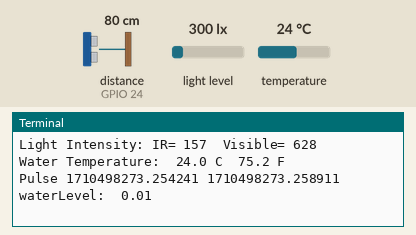
Simulated run of this program. Board: Raspberry Pi (BCM pin numbers). Parts: the last lines printed to the terminal. Inputs (shaded band) come from the test bench; at power-on: distance to the obstacle (sensor on GPIO 24) 80 cm, light level 300 lx, temperature 24 °C. The echo pulse lasts 58.3 µs per cm; the clock reads 2024-03-15 10:24:30 at power-on unless the program sets it.

Above: at 3.7 s.
3.8 s: distance to the obstacle (sensor on GPIO 24) set to 2 cm
At 4.9 s:
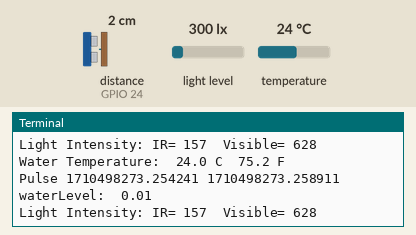
5.3 s: light level set to 40 lx
At 6.6 s:
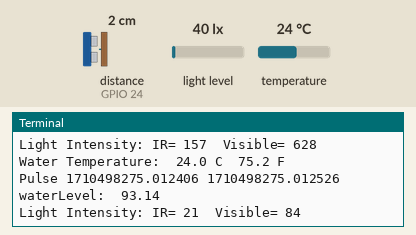
6.8 s: temperature set to 12 °C
At 7.5 s:
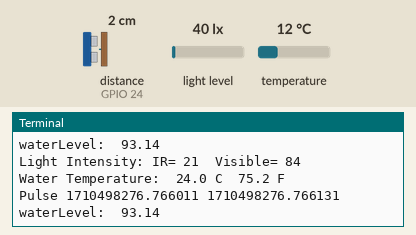
8.3 s: distance to the obstacle (sensor on GPIO 24) set to 4 cm
At 9.3 s:
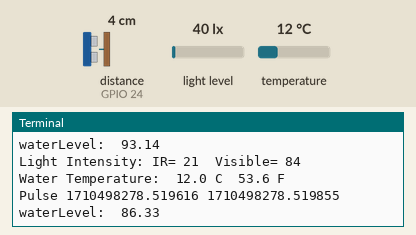
9.8 s: light level set to 500 lx
At 11.1 s:
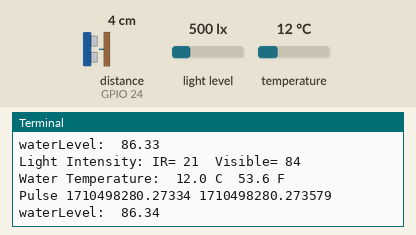
Timing chart, 0 to 12.3 s (numbered marks = the images above; inputs shaded):
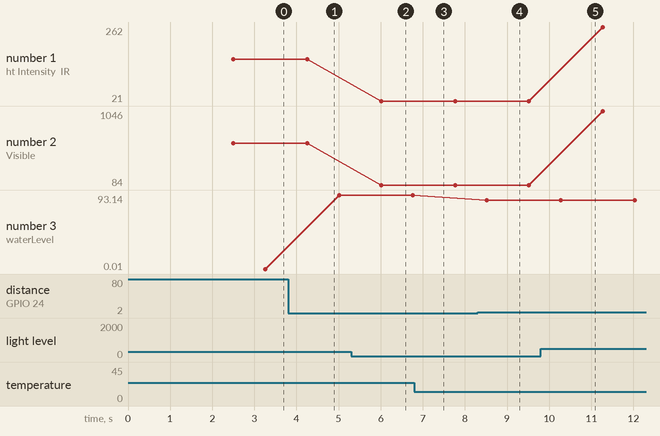

The program:

sensors.py
```python
#!/usr/bin/env python

import smbus
import time
import os
import RPi.GPIO as GPIO

GPIO.setwarnings(False)
#GPIO.setmode(GPIO.BCM)

def setupMotor():
        GPIO.setmode(GPIO.BCM)
        INT1_RELAY=26
        GPIO.setup(INT1_RELAY,GPIO.OUT)
        GPIO.output(INT1_RELAY, False) #On By Default
        return INT1_RELAY

def setupTempSensor():
    for i in os.listdir('/sys/bus/w1/devices'):
        if i != 'w1_bus_master1':
            ds18b20 = i
    return ds18b20

def setupLexSensor():
    # Get I2C bus
    bus = smbus.SMBus(1)
    # TSL2561 address, 0x39(57)
    # Select control register, 0x00(00) with command register, 0x80(128)
    #		0x03(03)	Power ON mode
    bus.write_byte_data(0x39, 0x00 | 0x80, 0x03)
    # TSL2561 address, 0x39(57)
    # Select timing register, 0x01(01) with command register, 0x80(128)
    #		0x02(02)	Nominal integration time = 402ms
    bus.write_byte_data(0x39, 0x01 | 0x80, 0x02)
    time.sleep(0.5)
    return bus

def setupLight():
    GPIO.setmode(GPIO.BCM)
    LightPWM=21
    GPIO.setup(LightPWM,GPIO.OUT)
    p = GPIO.PWM(LightPWM, 100)
    p.start(0)
    return p

def setupUltrasonicSensor():
    GPIO.setmode(GPIO.BCM)
    TRIG = 23
    ECHO = 24
    GPIO.setup(TRIG,GPIO.OUT)
    GPIO.setup(ECHO,GPIO.IN)
    GPIO.output(TRIG, False)
    time.sleep(2)
    return TRIG, ECHO

def setLightIntensity(pwmPort, dutycycle):
    pwmPort.ChangeDutyCycle(dutycycle)

def motorOn(motorPort):
        GPIO.output(motorPort, False)

def motorOff(motorPort):
	GPIO.output(motorPort, True)

def getTemperature(ds18b20):
    location = '/sys/bus/w1/devices/' + ds18b20 + '/w1_slave'
    tfile = open(location)
    text = tfile.read()
    tfile.close()
    secondline = text.split("\n")[1]
    temperaturedata = secondline.split(" ")[9]
    temperature = float(temperaturedata[2:])
    celsius = round(temperature / 1000,2)
    farenheit = (celsius * 1.8) + 32
    return celsius, farenheit

def getLightIntensity(bus):

    # Read data back from 0x0C(12) with command register, 0x80(128), 2 bytes
    # ch0 LSB, ch0 MSB
    data = bus.read_i2c_block_data(0x39, 0x0C | 0x80, 2)

    # Read data back from 0x0E(14) with command register, 0x80(128), 2 bytes
    # ch1 LSB, ch1 MSB
    data1 = bus.read_i2c_block_data(0x39, 0x0E | 0x80, 2)

    # Convert the data
    ch0 = data[1] * 256 + data[0] #Full Range
    ch1 = data1[1] * 256 + data1[0] #IR

    return ch1, ch0-ch1

def getWaterLevel(TRIG, ECHO):
    GPIO.output(TRIG, True)
    time.sleep(0.00001)
    GPIO.output(TRIG, False)
    pulse_start=0
    pulse_end=0
    try:
        while GPIO.input(ECHO)==0:
            pulse_start = time.time()

        while GPIO.input(ECHO)==1:
            pulse_end = time.time()

        pulse_duration = pulse_end - pulse_start
        print("Pulse", pulse_start, pulse_end)

        distance = pulse_duration * 17150
        #distance = round(distance, 2)
        # print("Distance", distance)

        waterTankHeight=30 #Change 30cm as needed
        waterLevel = round(((waterTankHeight-distance)/waterTankHeight)*100,2)

        if waterLevel < 0:
            return 0.01
        elif waterLevel>=100:
            return 0.01
        else:
            return waterLevel
    except Exception as e:
        print(e)
        return 0.01

def kill():
    GPIO.cleanup()
    quit()

if __name__ == '__main__':
    # Get I2C bus
    # i2cbus = smbus.SMBus(1)
    i2cbus  = setupLexSensor()
    serialNum = setupTempSensor()
    TRIG, ECHO = setupUltrasonicSensor()
    try:

        while(True):
            luxIR, luxVisible = getLightIntensity(i2cbus)
            print("Light Intensity: IR=",luxIR," Visible=",luxVisible)
            waterTempC, waterTempF = getTemperature(serialNum)
            if waterTempC != None:
                print("Water Temperature: ", waterTempC, "C ", waterTempF, "F")
            waterLevel = getWaterLevel(TRIG,ECHO)
            print("waterLevel: ", waterLevel)
            time.sleep(1)
    except KeyboardInterrupt:
        kill()
```

Measured:
- after the input at 5.3 s, the terminal: prints a new line after 0.71 s (image 2)
- after the input at 8.3 s, the terminal: prints a new line after 0.22 s (image 4)
- plotted number 1: 157 → 21 after the input at 5.3 s, 21 → 262 after the input at 9.8 s
- plotted number 2: 628 → 84 after the input at 5.3 s, 84 → 1046 after the input at 9.8 s
- plotted number 3: 0.01 → 93.14 after the input at 3.8 s, 93.14 → 86.33 after the input at 8.3 s
